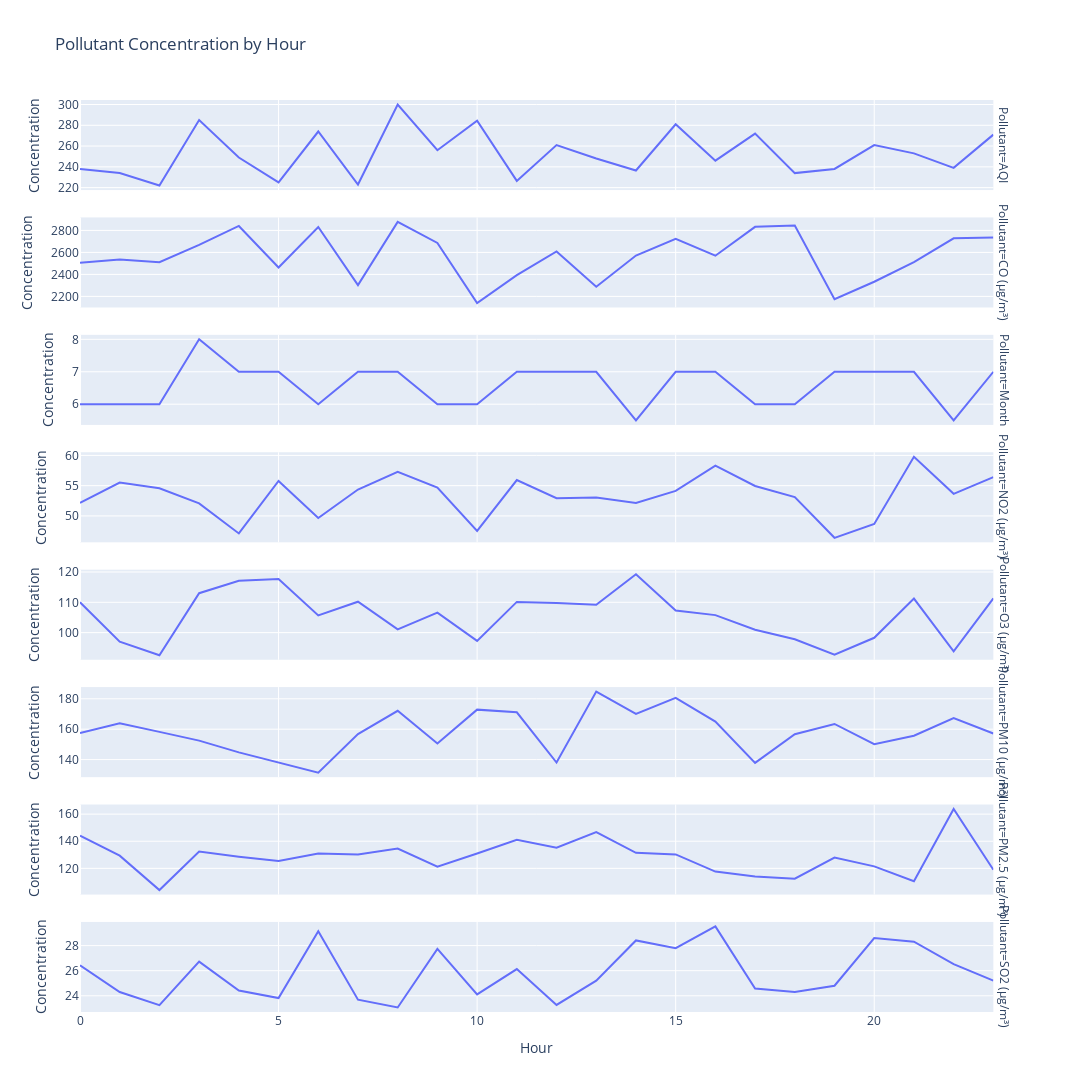

Notebook code cell kept with this figure:
### Markdown cell above
### Pollutant Concentration by Different Timeframes

In this section we'll investigate pollutant concentration for different timeframes of the day to identify rush hour or late night pollutant patterns.

### Code cell
# We'll select relevant columns from the original dataframe.
pollution_by_hour_month = pollution[['Hour', 'Month', 'PM2.5 (µg/m³)','AQI', 'PM10 (µg/m³)', 'NO2 (µg/m³)', 'SO2 (µg/m³)', 'CO (mg/m³)', 'O3 (µg/m³)']].copy()

# Ensuring the scale for the CO (mg/m³) is in µg/m³ for consistency with other pollutants.
pollution_by_hour_month.rename(columns={'CO (mg/m³)': 'CO (µg/m³)'}, inplace=True)
pollution_by_hour_month.loc[:, 'CO (µg/m³)'] = pollution_by_hour_month['CO (µg/m³)']*1000
 
pollution_by_hour = pollution_by_hour_month.melt(id_vars=['Hour'], var_name='Pollutant', value_name='Concentration')

pollution_by_hour = pollution_by_hour.groupby(['Hour', 'Pollutant']).median().reset_index()

fig = px.line(
    pollution_by_hour,
    x = 'Hour',
    y = 'Concentration',
    facet_row='Pollutant',
    title='Hourly Pollutant Concentration'
)
fig.update_yaxes(matches=None)
fig.update_layout(height=1500, width=1200, title_text="Pollutant Concentration by Hour")
fig.show()

### Figure 1 — Plotly figure (JSON) as saved in the notebook; plotly's stock layout.template omitted (floating-point values rounded to 4 significant figures)
{"data": [{"hovertemplate": "Pollutant=AQI<br>Hour=%{x}<br>Concentration=%{y}<extra></extra>", "legendgroup": "", "line": {"color": "#636efa", "dash": "solid"}, "marker": {"symbol": "circle"}, "mode": "lines", "name": "", "orientation": "v", "showlegend": false, "type": "scatter", "x": [0, 1, 2, 3, 4, 5, 6, 7, 8, 9, 10, 11, 12, 13, 14, 15, 16, 17, 18, 19, 20, 21, 22, 23], "xaxis": "x8", "y": [238.0, 234.0, 222.0, 285.0, 249.0, 225.0, 274.0, 223.0, 300.0, 256.0, 284.5, 226.5, 261.0, 248.0, 236.5, 281.0, 246.0, 272.0, 234.0, 238.0, 261.0, 253.0, 239.0, 271.0], "yaxis": "y8"}, {"hovertemplate": "Pollutant=CO (µg/m³)<br>Hour=%{x}<br>Concentration=%{y}<extra></extra>", "legendgroup": "", "line": {"color": "#636efa", "dash": "solid"}, "marker": {"symbol": "circle"}, "mode": "lines", "name": "", "orientation": "v", "showlegend": false, "type": "scatter", "x": [0, 1, 2, 3, 4, 5, 6, 7, 8, 9, 10, 11, 12, 13, 14, 15, 16, 17, 18, 19, 20, 21, 22, 23], "xaxis": "x7", "y": [2506.0, 2535.0, 2510.0, 2668.0, 2841.0, 2462.0, 2832.0, 2302.0, 2877.0, 2686.0, 2140.0, 2393.0, 2609.0, 2288.0, 2571.0, 2723.0, 2570.0, 2833.0, 2844.0, 2174.0, 2333.0, 2511.0, 2728.0, 2736.0], "yaxis": "y7"}, {"hovertemplate": "Pollutant=Month<br>Hour=%{x}<br>Concentration=%{y}<extra></extra>", "legendgroup": "", "line": {"color": "#636efa", "dash": "solid"}, "marker": {"symbol": "circle"}, "mode": "lines", "name": "", "orientation": "v", "showlegend": false, "type": "scatter", "x": [0, 1, 2, 3, 4, 5, 6, 7, 8, 9, 10, 11, 12, 13, 14, 15, 16, 17, 18, 19, 20, 21, 22, 23], "xaxis": "x6", "y": [6.0, 6.0, 6.0, 8.0, 7.0, 7.0, 6.0, 7.0, 7.0, 6.0, 6.0, 7.0, 7.0, 7.0, 5.5, 7.0, 7.0, 6.0, 6.0, 7.0, 7.0, 7.0, 5.5, 7.0], "yaxis": "y6"}, {"hovertemplate": "Pollutant=NO2 (µg/m³)<br>Hour=%{x}<br>Concentration=%{y}<extra></extra>", "legendgroup": "", "line": {"color": "#636efa", "dash": "solid"}, "marker": {"symbol": "circle"}, "mode": "lines", "name": "", "orientation": "v", "showlegend": false, "type": "scatter", "x": [0, 1, 2, 3, 4, 5, 6, 7, 8, 9, 10, 11, 12, 13, 14, 15, 16, 17, 18, 19, 20, 21, 22, 23], "xaxis": "x5", "y": [52.14, 55.52, 54.58, 52.07, 47.1, 55.77, 49.67, 54.36, 57.29, 54.67, 47.53, 55.93, 52.92, 53.06, 52.16, 54.13, 58.31, 54.94, 53.12, 46.38, 48.66, 59.77, 53.65, 56.42], "yaxis": "y5"}, {"hovertemplate": "Pollutant=O3 (µg/m³)<br>Hour=%{x}<br>Concentration=%{y}<extra></extra>", "legendgroup": "", "line": {"color": "#636efa", "dash": "solid"}, "marker": {"symbol": "circle"}, "mode": "lines", "name": "", "orientation": "v", "showlegend": false, "type": "scatter", "x": [0, 1, 2, 3, 4, 5, 6, 7, 8, 9, 10, 11, 12, 13, 14, 15, 16, 17, 18, 19, 20, 21, 22, 23], "xaxis": "x4", "y": [110.0, 97.04, 92.54, 113.0, 117.1, 117.7, 105.7, 110.2, 101.1, 106.6, 97.29, 110.1, 109.8, 109.2, 119.3, 107.3, 105.8, 100.9, 97.79, 92.76, 98.3, 111.2, 93.84, 111.3], "yaxis": "y4"}, {"hovertemplate": "Pollutant=PM10 (µg/m³)<br>Hour=%{x}<br>Concentration=%{y}<extra></extra>", "legendgroup": "", "line": {"color": "#636efa", "dash": "solid"}, "marker": {"symbol": "circle"}, "mode": "lines", "name": "", "orientation": "v", "showlegend": false, "type": "scatter", "x": [0, 1, 2, 3, 4, 5, 6, 7, 8, 9, 10, 11, 12, 13, 14, 15, 16, 17, 18, 19, 20, 21, 22, 23], "xaxis": "x3", "y": [157.5, 164.0, 158.2, 152.5, 144.8, 138.1, 131.4, 156.7, 172.1, 150.6, 172.9, 171.1, 138.1, 184.7, 170.1, 180.7, 165.0, 137.8, 156.7, 163.4, 150.1, 155.7, 167.4, 157.1], "yaxis": "y3"}, {"hovertemplate": "Pollutant=PM2.5 (µg/m³)<br>Hour=%{x}<br>Concentration=%{y}<extra></extra>", "legendgroup": "", "line": {"color": "#636efa", "dash": "solid"}, "marker": {"symbol": "circle"}, "mode": "lines", "name": "", "orientation": "v", "showlegend": false, "type": "scatter", "x": [0, 1, 2, 3, 4, 5, 6, 7, 8, 9, 10, 11, 12, 13, 14, 15, 16, 17, 18, 19, 20, 21, 22, 23], "xaxis": "x2", "y": [144.0, 129.3, 104.0, 132.4, 128.6, 125.4, 131.0, 130.3, 134.5, 121.2, 130.9, 141.0, 135.2, 146.7, 131.5, 130.3, 117.6, 114.0, 112.3, 127.9, 121.5, 110.5, 163.8, 119.0], "yaxis": "y2"}, {"hovertemplate": "Pollutant=SO2 (µg/m³)<br>Hour=%{x}<br>Concentration=%{y}<extra></extra>", "legendgroup": "", "line": {"color": "#636efa", "dash": "solid"}, "marker": {"symbol": "circle"}, "mode": "lines", "name": "", "orientation": "v", "showlegend": false, "type": "scatter", "x": [0, 1, 2, 3, 4, 5, 6, 7, 8, 9, 10, 11, 12, 13, 14, 15, 16, 17, 18, 19, 20, 21, 22, 23], "xaxis": "x", "y": [26.44, 24.3, 23.25, 26.72, 24.42, 23.82, 29.15, 23.69, 23.07, 27.74, 24.11, 26.13, 23.27, 25.21, 28.41, 27.79, 29.53, 24.57, 24.31, 24.8, 28.6, 28.31, 26.53, 25.21], "yaxis": "y"}], "layout": {"annotations": [{"font": {}, "showarrow": false, "text": "Pollutant=SO2 (µg/m³)", "textangle": 90, "x": 0.98, "xanchor": "left", "xref": "paper", "y": 0.04938, "yanchor": "middle", "yref": "paper"}, {"font": {}, "showarrow": false, "text": "Pollutant=PM2.5 (µg/m³)", "textangle": 90, "x": 0.98, "xanchor": "left", "xref": "paper", "y": 0.1781, "yanchor": "middle", "yref": "paper"}, {"font": {}, "showarrow": false, "text": "Pollutant=PM10 (µg/m³)", "textangle": 90, "x": 0.98, "xanchor": "left", "xref": "paper", "y": 0.3069, "yanchor": "middle", "yref": "paper"}, {"font": {}, "showarrow": false, "text": "Pollutant=O3 (µg/m³)", "textangle": 90, "x": 0.98, "xanchor": "left", "xref": "paper", "y": 0.4356, "yanchor": "middle", "yref": "paper"}, {"font": {}, "showarrow": false, "text": "Pollutant=NO2 (µg/m³)", "textangle": 90, "x": 0.98, "xanchor": "left", "xref": "paper", "y": 0.5644, "yanchor": "middle", "yref": "paper"}, {"font": {}, "showarrow": false, "text": "Pollutant=Month", "textangle": 90, "x": 0.98, "xanchor": "left", "xref": "paper", "y": 0.6931, "yanchor": "middle", "yref": "paper"}, {"font": {}, "showarrow": false, "text": "Pollutant=CO (µg/m³)", "textangle": 90, "x": 0.98, "xanchor": "left", "xref": "paper", "y": 0.8219, "yanchor": "middle", "yref": "paper"}, {"font": {}, "showarrow": false, "text": "Pollutant=AQI", "textangle": 90, "x": 0.98, "xanchor": "left", "xref": "paper", "y": 0.9506, "yanchor": "middle", "yref": "paper"}], "height": 1500, "legend": {"tracegroupgap": 0}, "title": {"text": "Pollutant Concentration by Hour"}, "width": 1200, "xaxis": {"anchor": "y", "domain": [0, 0.98], "title": {"text": "Hour"}}, "xaxis2": {"anchor": "y2", "domain": [0, 0.98], "matches": "x", "showticklabels": false}, "xaxis3": {"anchor": "y3", "domain": [0, 0.98], "matches": "x", "showticklabels": false}, "xaxis4": {"anchor": "y4", "domain": [0, 0.98], "matches": "x", "showticklabels": false}, "xaxis5": {"anchor": "y5", "domain": [0, 0.98], "matches": "x", "showticklabels": false}, "xaxis6": {"anchor": "y6", "domain": [0, 0.98], "matches": "x", "showticklabels": false}, "xaxis7": {"anchor": "y7", "domain": [0, 0.98], "matches": "x", "showticklabels": false}, "xaxis8": {"anchor": "y8", "domain": [0, 0.98], "matches": "x", "showticklabels": false}, "yaxis": {"anchor": "x", "domain": [0, 0.09875], "title": {"text": "Concentration"}}, "yaxis2": {"anchor": "x2", "domain": [0.1288, 0.2275], "title": {"text": "Concentration"}}, "yaxis3": {"anchor": "x3", "domain": [0.2575, 0.3563], "title": {"text": "Concentration"}}, "yaxis4": {"anchor": "x4", "domain": [0.3862, 0.485], "title": {"text": "Concentration"}}, "yaxis5": {"anchor": "x5", "domain": [0.515, 0.6138], "title": {"text": "Concentration"}}, "yaxis6": {"anchor": "x6", "domain": [0.6438, 0.7425], "title": {"text": "Concentration"}}, "yaxis7": {"anchor": "x7", "domain": [0.7725, 0.8712], "title": {"text": "Concentration"}}, "yaxis8": {"anchor": "x8", "domain": [0.9012, 1], "title": {"text": "Concentration"}}}}
